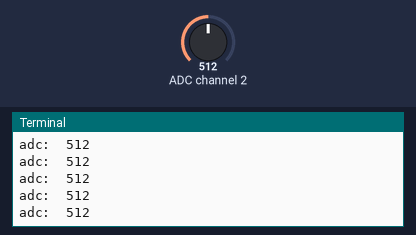
This program was run on a simulated Raspberry Pi (BCM pin numbers). On the bench: the last lines printed to the terminal. The inputs (shaded band) are chosen by the test bench; at power-on: ADC channel 2 = 512 (analog values on the 0–1023 scale). Library files of the repository ran but are not shown: mcp3008.py.

Above: at 1.2 s.
1.3 s: ADC channel 2 set to 0
At 1.56 s:
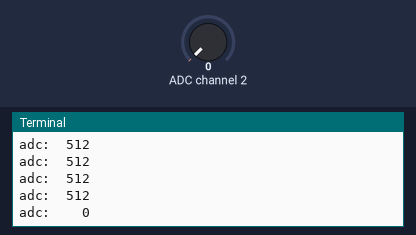
2.9 s: ADC channel 2 set to 1023
At 3.16 s:
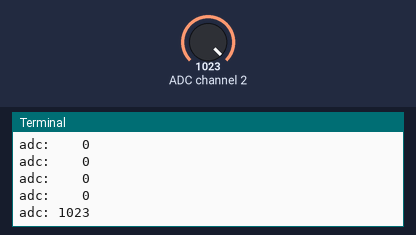

The program:

measure_brightness.py
```python
# measure_brightness.py

import sys
import time
import mcp3008

CH = 2

try:
    while True:
        data = mcp3008.readAdcValue(CH)
        print("adc: {:4} ".format(data))
        time.sleep(0.2)

except KeyboardInterrupt:
    sys.exit(0)
```

Measured:
- after the input at 1.3 s, the terminal: prints a new line after 0.10 s (image 1)
- after the input at 2.9 s, the terminal: prints a new line after 0.10 s (image 2)
